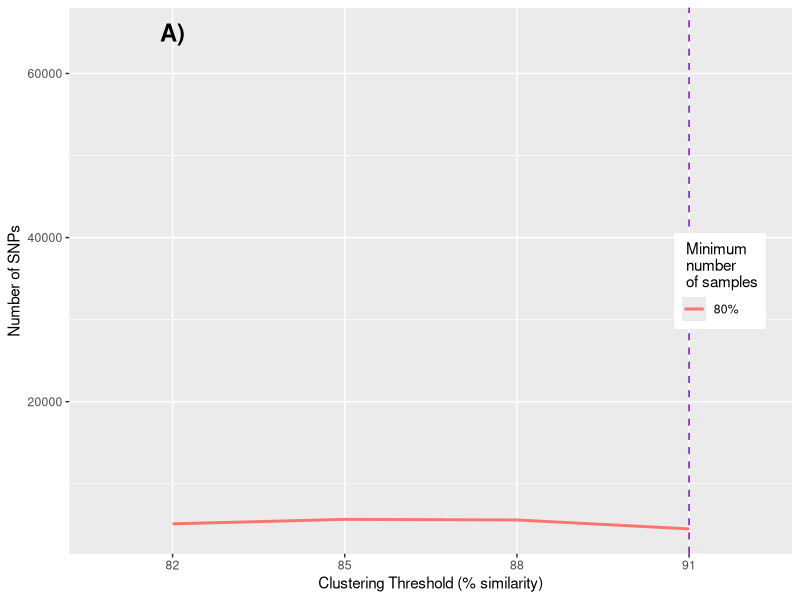
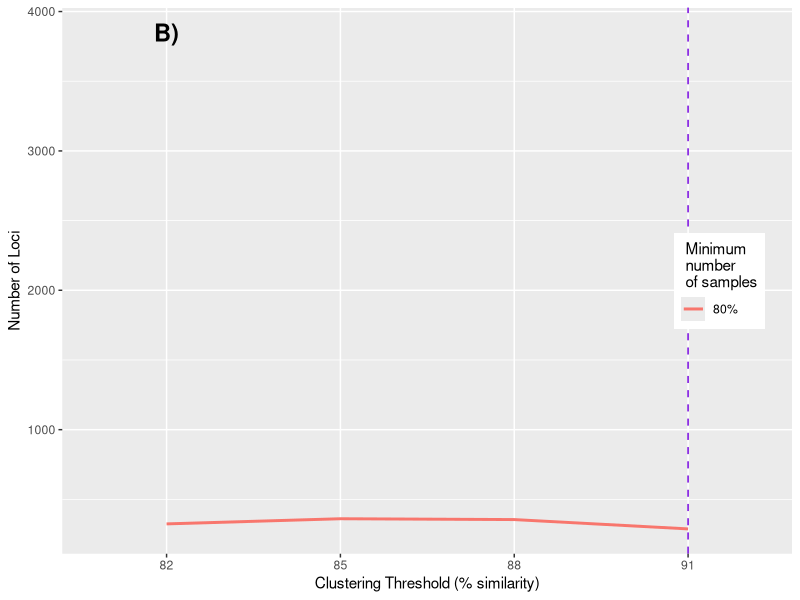

The R source for these figures, in order: (Note: this script raises an error after producing the figures.)
## Packages used 
library(dplyr)
library(ggplot2)
library(tidyr)

## Working direcory
setwd("~/GBS_Bioinf_Process_Mamm/bin")

## Start with a fresh brain
rm(list = ls())

## Get  parameters file
parameters <- read.table("../out/ipyrad_outfiles/stats/param_clust.txt")
colnames(parameters) <- c("parameter", "loci", "snp")


#### clustering threshold ####

## Reorder the data frame, separate the column parameters by "_" 
## Filter by  clustering threshold
## Change the numeric columns to factors
clust_thresh <- parameters %>% 
  separate(parameter, c("param", "value", "min_sam"), "_") %>%
  filter(param == "clust") %>%
  mutate(value = factor(value, levels = c(82, 85, 86, 87, 88, 89, 91, 94))) %>%
  mutate(min_sam = factor(min_sam, levels = c(40, 60, 80)))

# Generate the plot of SNPs obteined of clust_threshold's parameters 
clust_tresh_snp <-  ggplot(clust_thresh, aes(x=value, y=snp)) +
  geom_line(aes(group=min_sam, color=min_sam), size=1) +
  labs(colour = " Minimum \n number \n of samples", y = "Number of SNPs", x = "Clustering Threshold (% similarity)") +
  scale_color_discrete(breaks=c("40", "60", "80"),
                       labels=c("40%", "60%", "80%")) +
  theme(legend.position = c(0.9, 0.5)) +
  geom_vline(xintercept = 4, linetype="dashed", size = 0.6, color = "blueviolet") +
  geom_vline(xintercept = 6, linetype="dashed", size = 0.6, color = "blueviolet") +
  annotate("text", x = 1, y = 65000, label = "A)", size = 6, fontface = 2)


clust_tresh_snp

# Generate the plot of Loci obteined of clust_threshold's parameters 
clust_tresh_loci <- ggplot(clust_thresh, aes(x=value, y=loci)) +
  geom_line(aes(group=min_sam, color=min_sam), size=1) +
  labs(colour = " Minimum \n number \n of samples", y = "Number of Loci", x = "Clustering Threshold (% similarity)") +
  scale_color_discrete(breaks=c("40", "60", "80"),
                       labels=c("40%", "60%", "80%")) +
  theme(legend.position = c(0.9, 0.5)) +
  geom_vline(xintercept = 4, linetype="dashed", size = 0.6, color = "blueviolet") +
  geom_vline(xintercept = 6, linetype="dashed", size = 0.6, color = "blueviolet") +
  annotate("text", x = 1, y = 3850, label = "B)", size = 6, fontface = 2)

clust_tresh_loci

##  plot all the trees in one
multiplot(clust_tresh_snp, clust_tresh_loci,  ncol=2, labels=c("A", "B"))


## Filter the loci in 80%
loci <- clust_thresh %>% 
  filter(min_sam == "80") %>%
  select(loci) 

## Subtract the parameters at 80% to obtain the new loci discovered
new_loci <- data.frame()
for (row in 1:nrow(loci)){
  
  loci_rest <- loci[[(row+1),1]] - loci[[row,1]]
  
  new_loci <- rbind(new_loci, loci_rest)
}

## Reorder the data   frame to can do the graph of new loci
colnames(new_loci) <- "new_loci"
param_int <- as.data.frame(c("0.82/0.85", "0.85/0.86", "0.86/0.87", "0.87/0.88", "0.88/0.89", "0.89/0.91", "0.91/0.94"))
colnames(param_int) <- "int"
new_loci <- cbind(param_int, new_loci)


# Generate the plot of the iteraction of 80% clust_threshold values
new_loci_clust_tresh <- ggplot(new_loci, aes(x=int, y=new_loci, group = 1)) +
  geom_point(size = 2, color = "coral3") + geom_line(size = 1, color = "cyan4", linetype = "dashed") + 
  labs(y = "Number of new Loci", x = "Iteration of clust threshold") 

new_loci_clust_tresh

## Save plot in EPS Extension
ggsave(new_loci_clust_tresh, file="../out/R_plots/Clust_Tresh_new_loci.png", device="png", dpi = 100)


#### mindepth ####

## Reorder the data frame, separate the column parameters by "_" 
## Filter by  mindepth_
## Change the numeric columns to factors
mindepth <- parameters %>% 
  separate(parameter, c("param", "mindepth", "major_r", "min_sam"), "_") %>%
  filter(param == "mindepth") %>%
  mutate(mindepth = factor(mindepth, levels = c(6, 7, 8, 9, 10, 11, 12))) %>%
  mutate(major_r = factor(major_r, levels = c(3, 4, 5, 6, 7, 8, 9, 10, 11, 12))) %>%
  mutate(min_sam = factor(min_sam, levels = c(40, 60, 80)))

# Generate the plot of SNPs obteined of mindepth's parameters 
mindepth_snp <- ggplot(mindepth, aes(x=major_r, y=snp)) +
  geom_line(aes(group=min_sam, color=min_sam), size=1) +
  labs(y = "Number of SNPs", x = "mindepth") +
  labs(colour = " Minimum \n number \n of samples", y = "Number of SNPs", x = "Mindepth Majrule") +
  scale_color_discrete(breaks=c("40", "60", "80"),
                       labels=c("40%", "60%", "80%")) +
  theme(legend.position = c(0.9, 0.5)) +
  geom_vline(xintercept = 5, linetype="dashed", size = 0.6, color = "blueviolet") +
  geom_vline(xintercept = 7, linetype="dashed", size = 0.6, color = "blueviolet") +
  annotate("text", x = 10, y = 100000, label = "A)", size = 6, fontface = 2)

mindepth_snp

# Generate the plot of Loci obteined of mindepth's parameters 
mindepth_loci <- ggplot(mindepth, aes(x=major_r, y=loci)) +
  geom_line(aes(group=min_sam, color=min_sam), size=1) +
  labs(y = "Number of Loci", x = "major_r") +
  labs(colour = " Minimum \n number \n of samples", y = "Number of Loci", x = "Mindepth Majrule") +
  scale_color_discrete(breaks=c("40", "60", "80"),
                       labels=c("40%", "60%", "80%")) +
  theme(legend.position = c(0.9, 0.5)) +
  geom_vline(xintercept = 5, linetype="dashed", size = 0.6, color = "blueviolet") +
  geom_vline(xintercept = 7, linetype="dashed", size = 0.6, color = "blueviolet") +
  annotate("text", x = 10, y = 4800, label = "B)", size = 6, fontface = 2)

mindepth_loci

##  plot all the trees in one
multiplot(mindepth_snp, mindepth_loci,  ncol=2, labels=c("A", "B"))

### Optimal Parameters ###

## Get  parameters file
parameters_opt <- read.table("../out/ipyrad_outfiles/stats/param_clust_opt.txt")
colnames(parameters_opt) <- c("parameter", "loci", "snp")


## Reorder the data frame, separate the column parameters by "_" 
## Filter by  clustering threshold
## Change the numeric columns to factors
par_opt <- parameters_opt %>% 
  separate(parameter, c("param", "clust", "mindepth", "min_sam"), "_") %>%
  mutate(clust = factor(clust, levels = c(87, 88, 89))) %>%
  mutate(mindepth = factor(mindepth, levels = c(7, 8, 9))) %>%
  mutate(min_sam = factor(min_sam, levels = c(30, 44, 60))) %>%
  mutate(min_sam = recode(min_sam, "30" = "40", "44" = "60", "60" = "80")) %>%
  mutate(opt = paste(clust, mindepth, sep = '_')) %>%
  select(param, opt, min_sam, loci, snp)


# Generate the plot of SNPs obteined of clust_threshold's parameters 
param_opt_snp <-  ggplot(par_opt, aes(x=opt, y=snp)) +
  geom_line(aes(group=min_sam, color=min_sam), size=1) +
  labs(colour = " Minimum \n number \n of samples", y = "Number of SNPs", x = "Clustering Threshold (% similarity)") +
  scale_color_discrete(breaks=c("40", "60", "80"),
                       labels=c("40%", "60%", "80%")) +
  annotate("text", x = 1, y = 50000, label = "A)", size = 8, fontface = 2)

param_opt_snp

# Generate the plot of Loci obteined of clust_threshold's parameters 
param_opt_loci <- ggplot(par_opt, aes(x=opt, y=loci)) +
  geom_line(aes(group=min_sam, color=min_sam), size=1) +
  labs(y = "Number of Loci", x = "Cluster threshold") +
  labs(colour = " Minimum \n number \n of samples", y = "Number of Loci", x = "Clustering Threshold (% similarity)") +
  scale_color_discrete(breaks=c("40", "60", "80"),
                       labels=c("40%", "60%", "80%")) +
  annotate("text", x = 1, y = 3000, label = "B)", size = 8, fontface = 2)

param_opt_loci
